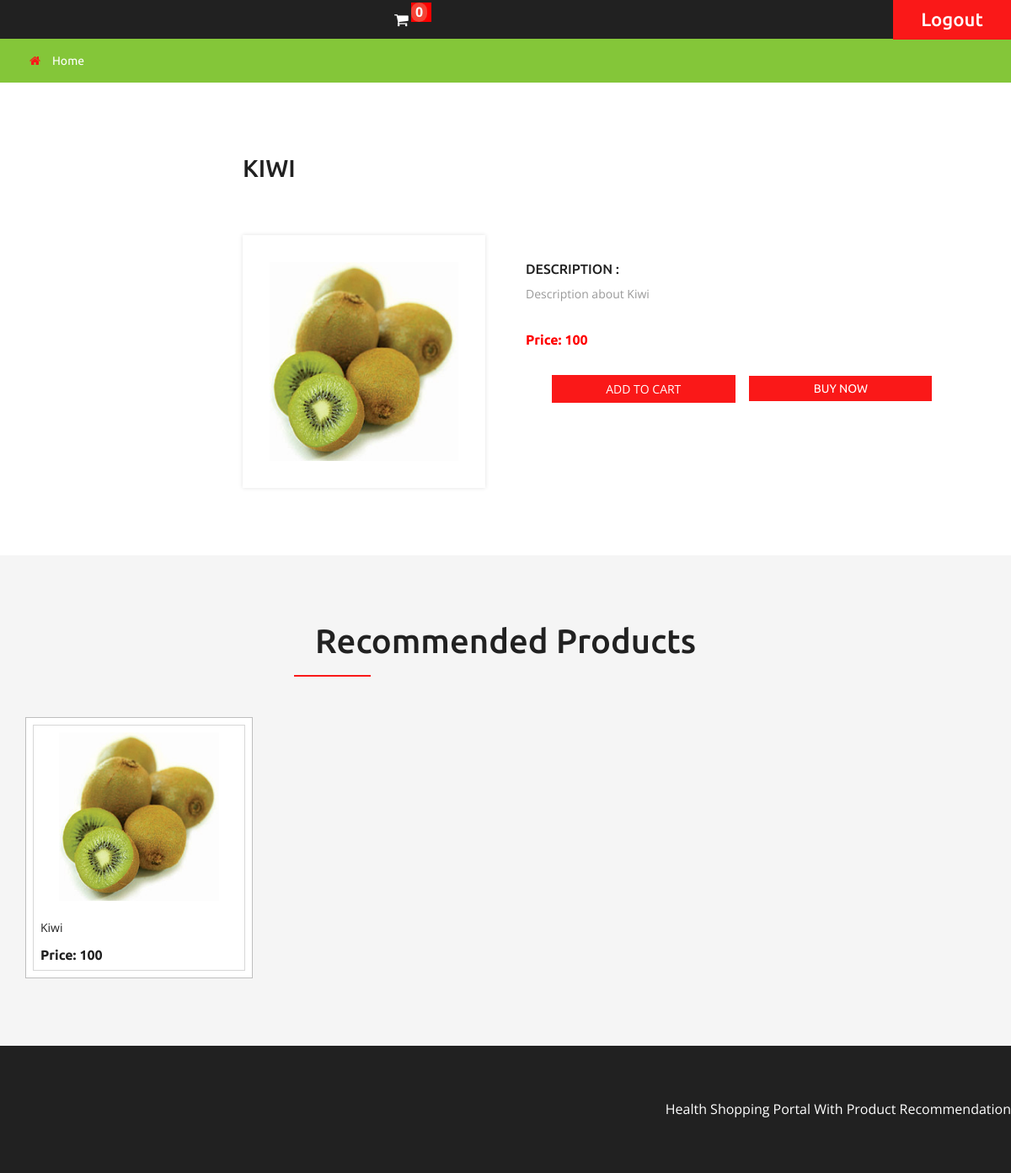
The app's page /single.php?id=103 (signed in) with its own data.
### tables this page shows
CREATE TABLE `product` (
  `id` int(11) NOT NULL,
  `name` varchar(50) NOT NULL,
  `img` varchar(200) NOT NULL,
  `catg` varchar(50) NOT NULL,
  `desc1` varchar(5000) NOT NULL,
  `price` int(20) NOT NULL,
  `diseases` varchar(500) NOT NULL
);

### single.php (the view, shortened to what this page needs)
<?php
include('head.php');
$id=$_GET['id'];
?>
	<div class="banner">
		<div class="w3l_banner_nav_right">
			<?php
				if(!empty($_GET['type']))
				{
				}
				else
				{
				$sel="select * from product where id='$id'";
				  $rel=$con->query($sel);
				  if(mysqli_num_rows($rel)==0)
				  {
				  }
				  else
				  {
					  if($data=mysqli_fetch_array($rel))
						  {
							$name=$data['name'];
							$desc=$data['desc1'];
							$img="images/".$data['img'];
							$price=$data['price'];
			echo "
			<input type='hidden' name='prid' id='prid' value='$id'/>
			<div class='agileinfo_single'>
				<h5>$name</h5>
				<div class='col-md-4 agileinfo_single_left'>
					<img id='example' src='$img'  class='img-responsive' />
				</div>
				<div class='col-md-8 agileinfo_single_right'>
					<div class='w3agile_description'>
						<h4>Description :</h4>
						<p>$desc</p>
					</div>
					<div class='snipcart-item block'>
						<div class='snipcart-thumb agileinfo_single_right_snipcart'>
							<h4 style='color:red'>Price: $price</h4>
						</div>
				</div>
				<div class='snipcart-details'>
					<table width='100%'><tr><td width='50%'>	<input type='submit' name='submit' value='Add to cart' class='button' onClick='adc()'/>
						</td><td>&nbsp;&nbsp;&nbsp;&nbsp;</td><td width='50%'>
						<a href='payment.php?id=$id'><input type='button' value='Buy Now' class='button' /></a></td></tr></table></div>
					</div>
				<div class='clearfix'> </div>
			</div>";
			  }
				  }
				}
			?>
		</div>
		<div class="clearfix"></div>
	</div>
	<div class="w3ls_w3l_banner_nav_right_grid w3ls_w3l_banner_nav_right_grid_popular">
		<div class="container">
			<h3>Recommended Products</h3>
				<div class="w3ls_w3l_banner_nav_right_grid1">
					<?php
					$idds=!empty($_SESSION['pop'])? $_SESSION['pop']:' ';
					if($idds!=' ')
					{
					$split=explode(",",$idds);
					for($i=0;$i<count($split);$i++)
					{
						$val=$split[$i];
					$sel="select * from product where id='$val'";
  $rel=$con->query($sel);
  if(mysqli_num_rows($rel)==0)
  {
  }
  else
  {
	  while($data=mysqli_fetch_array($rel))
		  {
			  $pid=$data['id'];
			  $name=$data['name'];
			  $price=$data['price'];
			  $img=$data['img'];
				echo "<div class='col-md-3 w3ls_w3l_banner_left'>
						<div class='hover14 column'>
						<div class='agile_top_brand_left_grid w3l_agile_top_brand_left_grid'>
							<div class='agile_top_brand_left_grid1'>
								<figure>
									<div class='snipcart-item block'>
										<div class='snipcart-thumb'>
											<a href='single.php?id=$pid'><img src='images/$img' alt=' ' class='img-responsive' style='height:200px'/></a>
											<p>$name</p>
											<h4>Price: $price</h4>
										</div>
									</div>
								</figure>
							</div>
						</div>
						</div>
					</div>";
		  }
  }
					}
					}
					?>
					<div class="clearfix"> </div>
				</div></div></div>
	<?php
	include('footer.php');
	?>
	</body>
</html>

### records on screen
product: name "KIWI", img (picture), desc1 "Description about Kiwi", price "100", name "Kiwi"

### other values on screen
$cnt "0"
